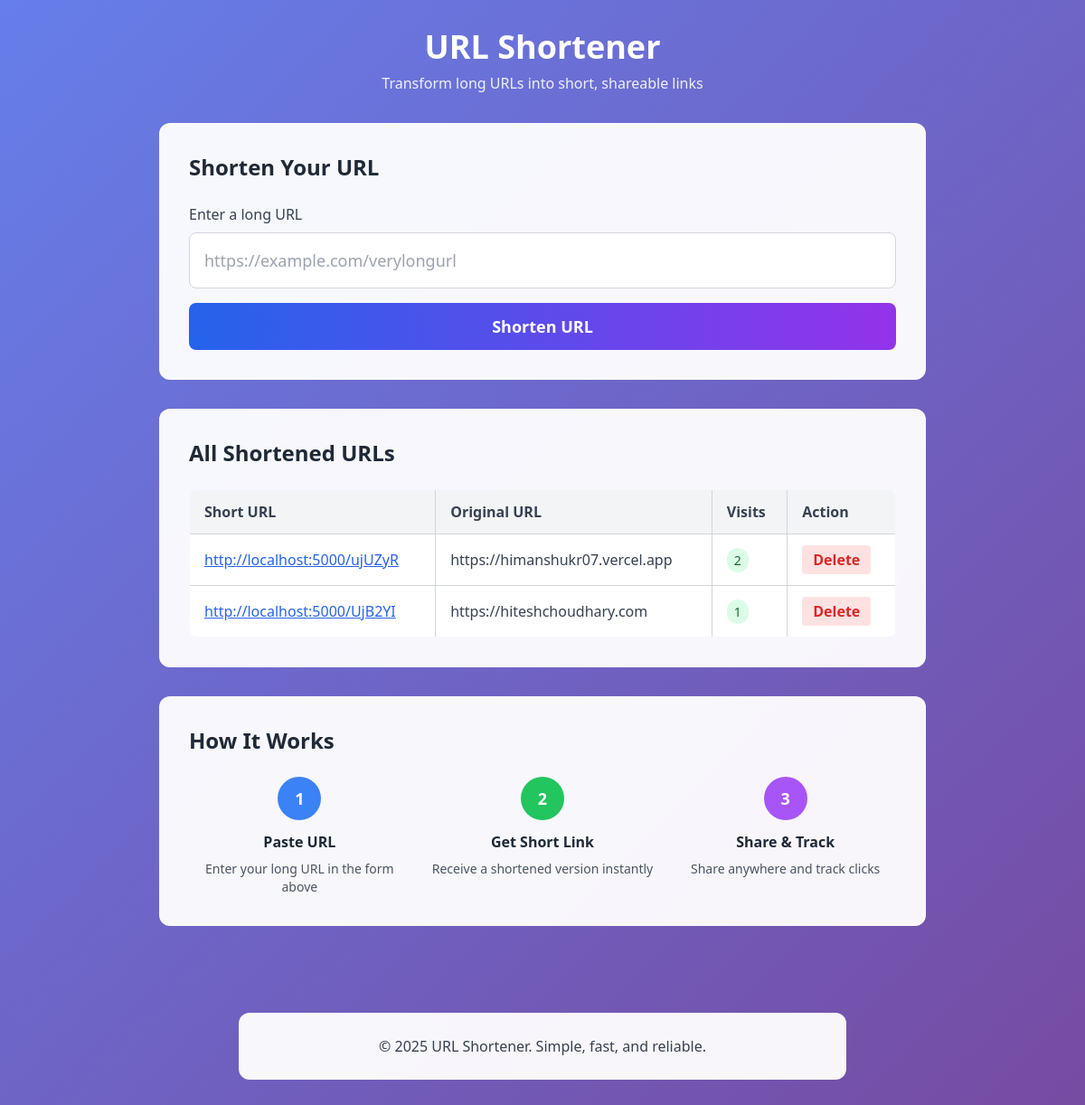
Before: / with the older database file.
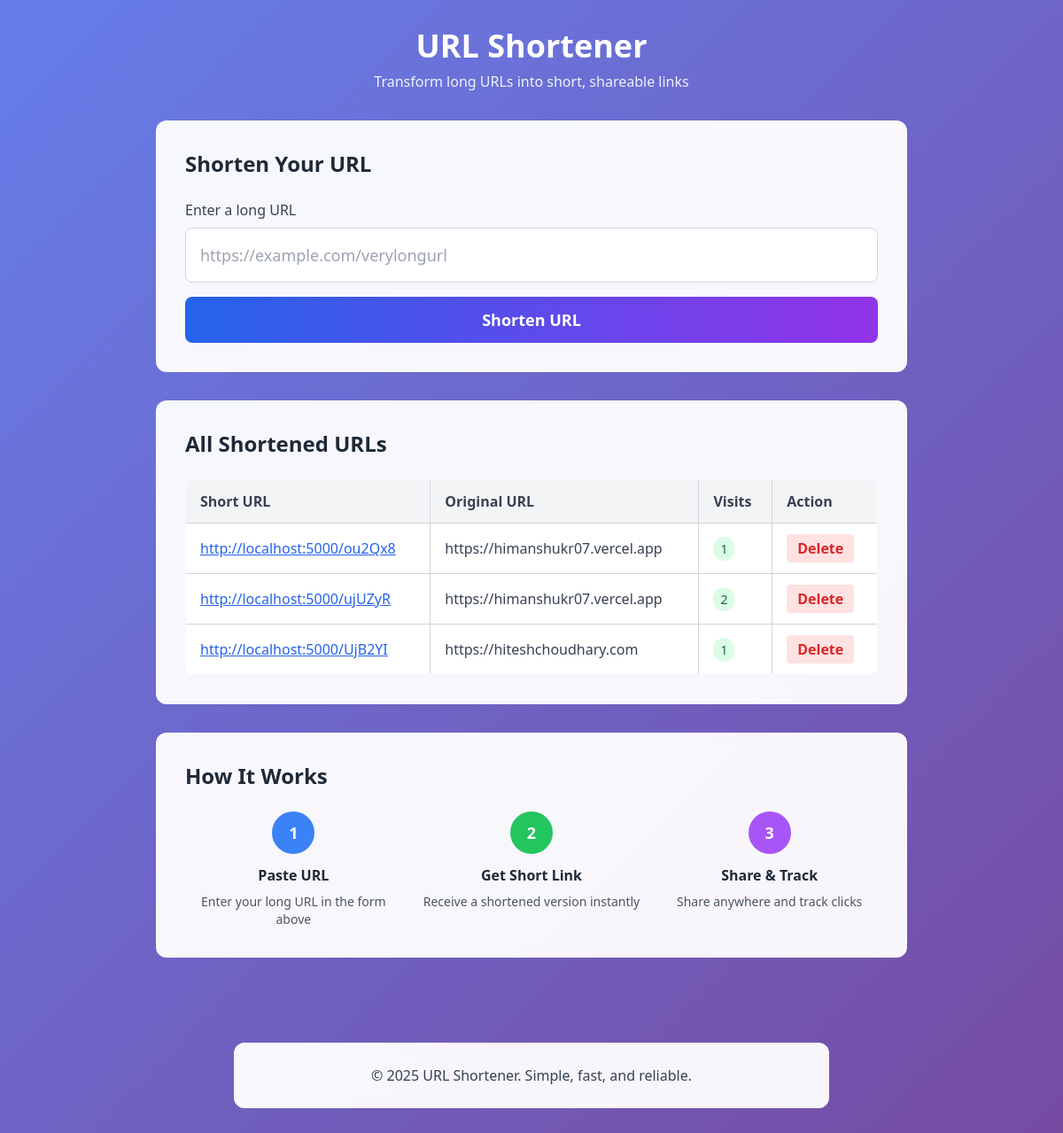
After: the same page with the newer database file.
### tables this page shows
CREATE TABLE urls(
                     id INTEGER PRIMARY KEY AUTOINCREMENT,
                     original_url TEXT NOT NULL,
                     short_code TEXT UNIQUE NOT NULL,
                     visit_count INTEGER DEFAULT 0
                     );

### app.py (the view, shortened to what this page needs)
@app.route("/", methods=['GET', 'POST'])
def index():
    all_urls = get_all_url()
    return render_template('index.html', all_urls=all_urls)

### models.py (called while the page is built)
def get_all_url():
     with sqlite3.connect(DB_NAME) as conn:
         cur = conn.execute('SELECT original_url, short_code, visit_count FROM urls ORDER by id DESC')
         return cur.fetchall()

### templates/index.html (shortened to what this page needs)
<!DOCTYPE html>
<html lang="en">
<head>
    <script src="https://cdn.tailwindcss.com"></script>
</head>
<body class="min-h-screen gradient-bg">
    <div class="text-center py-8">
        <h1 class="text-4xl font-bold text-white mb-2">URL Shortener</h1>
        <p class="text-white text-opacity-90">Transform long URLs into short, shareable links</p>
    </div>
    <div class="max-w-4xl mx-auto px-6">
        <div class="glass-effect rounded-xl p-8 mb-8 hover-lift">
            <h2 class="text-2xl font-bold mb-6 text-gray-800">Shorten Your URL</h2>
            <form method="POST" class="space-y-4">
                <label class="block">
                    <span class="text-gray-700 font-medium">Enter a long URL</span>
                    <input
                     type="text"
                     name="urls"
                     placeholder="https://example.com/verylongurl"
                     required
                     class="mt-2 block w-full border border-gray-300 rounded-lg p-4 text-lg focus:ring-2 focus:ring-blue-500 focus:border-transparent"
                     >
                </label>
                <button type="submit" class="w-full bg-gradient-to-r from-blue-600 to-purple-600 text-white px-6 py-3 rounded-lg font-semibold text-lg hover:from-blue-700 hover:to-purple-700 transition-all">
                    Shorten URL
                </button>
            </form>
        </div>
        <div class="glass-effect rounded-xl p-8 hover-lift">
            <h2 class="text-2xl font-bold mb-6 text-gray-800">All Shortened URLs</h2>
            {% if all_urls %}
            <div class="overflow-x-auto">
                <table class="w-full border-collapse border border-gray-300 rounded-lg overflow-hidden">
                    <thead class="bg-gray-100">
                        <tr>
                            <th class="border border-gray-300 px-4 py-3 text-left font-semibold text-gray-700">Short URL</th>
                            <th class="border border-gray-300 px-4 py-3 text-left font-semibold text-gray-700">Original URL</th>
                            <th class="border border-gray-300 px-4 py-3 text-left font-semibold text-gray-700">Visits</th>
                            <th class="border border-gray-300 px-4 py-3 text-left font-semibold text-gray-700">Action</th>
                        </tr>
                    </thead>
                    <tbody class="bg-white">
                        {% for url in all_urls %}
                            <tr class="hover:bg-gray-50">
                                <td class="border border-gray-300 px-4 py-3">
                                    <a href="/{{ url[1] }}" target="_blank" class="text-blue-600 underline hover:text-blue-800">
                                        http://localhost:5000/{{ url[1] }}
                                    </a>
                                </td>
                                <td class="border border-gray-300 px-4 py-3 text-gray-700">{{ url[0] }}</td>
                                <td class="border border-gray-300 px-4 py-3">
                                    <span class="bg-green-100 text-green-800 px-2 py-1 rounded-full text-sm font-medium">
                                        {{ url[2] }}
                                    </span>
                                </td>
                                <td class="border border-gray-300 px-4 py-3">
                                    <form
                                    action="/delete/{{ url[1] }}"
                                    method="POST"
                                    onsubmit="return confirm('Delete this short url?')"
                                    class="inline">
                                    <button type="submit" class="bg-red-100 hover:bg-red-200 text-red-600 px-3 py-1 rounded font-bold transition-colors">
                                        Delete
                                    </button>
                                    </form>
                                </td>
                            </tr>
                        {% endfor %}
                    </tbody>
                </table>
            </div>
            {% else %}
            <div class="text-center py-8">
                <p class="text-gray-600 text-lg">No URLs have been shortened yet</p>
                <p class="text-gray-500 mt-2">Start by entering a URL above!</p>
            </div>
            {% endif %}
        </div>
        <div class="glass-effect rounded-xl p-8 mt-8 hover-lift">
            <h2 class="text-2xl font-bold mb-6 text-gray-800">How It Works</h2>
            <div class="grid md:grid-cols-3 gap-6">
                <div class="text-center">
                    <div class="w-12 h-12 bg-blue-500 text-white rounded-full flex items-center justify-center mx-auto mb-3 font-bold text-lg">1</div>
                    <h3 class="font-semibold text-gray-800 mb-2">Paste URL</h3>
                    <p class="text-gray-600 text-sm">Enter your long URL in the form above</p>
                </div>
                <div class="text-center">
                    <div class="w-12 h-12 bg-green-500 text-white rounded-full flex items-center justify-center mx-auto mb-3 font-bold text-lg">2</div>
                    <h3 class="font-semibold text-gray-800 mb-2">Get Short Link</h3>
                    <p class="text-gray-600 text-sm">Receive a shortened version instantly</p>
                </div>
                <div class="text-center">
                    <div class="w-12 h-12 bg-purple-500 text-white rounded-full flex items-center justify-center mx-auto mb-3 font-bold text-lg">3</div>
                    <h3 class="font-semibold text-gray-800 mb-2">Share & Track</h3>
                    <p class="text-gray-600 text-sm">Share anywhere and track clicks</p>
                </div>
            </div>
        </div>
    </div>
    <footer class="text-center py-8 mt-16">
        <div class="glass-effect rounded-xl p-6 max-w-2xl mx-auto">
            <p class="text-gray-700">&copy; 2025 URL Shortener. Simple, fast, and reliable.</p>
        </div>
    </footer>
</body>
</html>

### templates/index.html (style rules this page uses)
.gradient-bg { background: linear-gradient(135deg, #667eea 0%, #764ba2 100%); }
.glass-effect { background: rgba(255, 255, 255, 0.95); backdrop-filter: blur(10px); border: 1px solid rgba(255, 255, 255, 0.3); }
.hover-lift { transition: all 0.3s ease; }

Changed rows visible on the page:
added urls: short_code "ou2Qx8", original_url "https://himanshukr07.vercel.app", visit_count "1"
